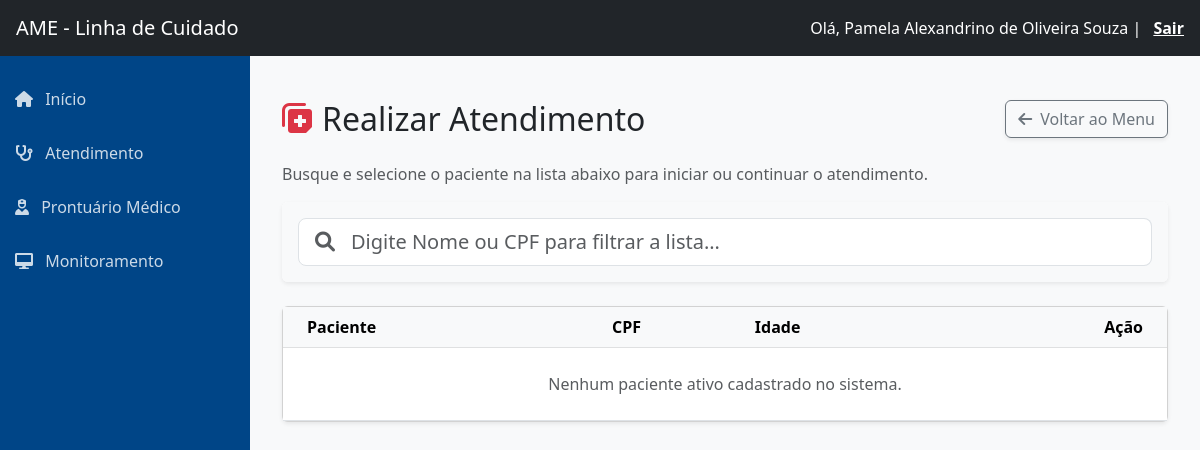
/atendimento/ (signed in), run on an earlier commit of the app's database.
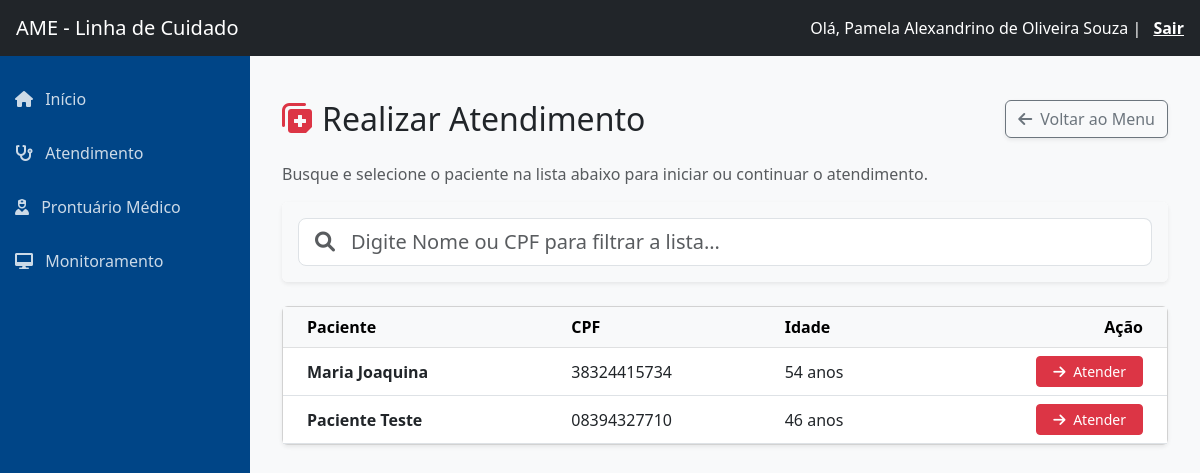
And on a later commit of the database.
### core/models.py (models this page shows, shortened)
class Paciente(models.Model):
    SEXO_CHOICES = [('M', 'Masculino'), ('F', 'Feminino')]
    ETNIA_CHOICES = [
        ('Branca', 'Branca'), ('Parda', 'Parda'),
        ('Negra', 'Negra'), ('Indígena', 'Indígena')
    ]
    nome = models.CharField(max_length=100)
    cpf = models.CharField(max_length=14, unique=True)
    sexo = models.CharField(max_length=1, choices=SEXO_CHOICES)
    etnia = models.CharField(max_length=20, choices=ETNIA_CHOICES)
    data_nascimento = models.DateField()
    data_insercao = models.DateField(default=date.today)
    data_alta = models.DateField(null=True, blank=True)
    municipio = models.CharField(max_length=100, default='Caraguatatuba')
    telefone = models.CharField(max_length=20, blank=True)
    ativo = models.BooleanField(default=True)
    siresp = models.CharField(max_length=20, null=True, blank=True, verbose_name="Número CROSS / SIRESP")
    altura_ultima = models.DecimalField(max_digits=4, decimal_places=2, null=True, blank=True)
    @property
    def idade(self):
        if not self.data_nascimento: return 0
        hoje = date.today()
        return hoje.year - self.data_nascimento.year - (
                (hoje.month, hoje.day) < (self.data_nascimento.month, self.data_nascimento.day))

### core/views.py (the view)
# urls.py: path('atendimento/', views.atendimento_hub, name='atendimento_hub'),
@login_required
def atendimento_hub(request):
    pacientes = Paciente.objects.filter(ativo=True).order_by('nome')
    return render(request, 'atendimento_hub.html', {'pacientes': pacientes})

### core/templates/atendimento_hub.html (shortened to what this page needs)
{% extends 'sidebar.html' %}
{% block content %}
<div class="container mt-4">
    <div class="d-flex justify-content-between align-items-center mb-4">
        <h2 class="mb-0"><i class="fas fa-notes-medical text-danger me-2"></i>Realizar Atendimento</h2>
        <a href="{% url 'atendimento_opcoes' %}" class="btn btn-outline-secondary shadow-sm">
            <i class="fas fa-arrow-left me-2"></i>Voltar ao Menu
        </a>
    </div>
    <p class="text-muted">Busque e selecione o paciente na lista abaixo para iniciar ou continuar o atendimento.</p>
    <div class="card shadow-sm mb-4 border-0">
        <div class="card-body bg-light rounded">
            <div class="input-group input-group-lg">
                <span class="input-group-text bg-white text-muted"><i class="fas fa-search"></i></span>
                <input type="text" id="inputBuscaAtendimento" class="form-control border-start-0 ps-0"
                       placeholder="Digite Nome ou CPF para filtrar a lista..."
                       autocomplete="off" autofocus>
            </div>
        </div>
    </div>
    <div class="card shadow-sm">
        <div class="card-body p-0">
            <div class="table-responsive">
                <table class="table table-hover align-middle mb-0">
                    <thead class="table-light">
                        <tr>
                            <th class="ps-4">Paciente</th>
                            <th>CPF</th>
                            <th>Idade</th>
                            <th class="text-end pe-4">Ação</th>
                        </tr>
                    </thead>
                    <tbody>
                        {% for p in pacientes %}
                        <tr class="paciente-row" data-filter="{{ p.nome|lower }} {{ p.cpf }}">
                            <td class="ps-4 fw-bold">
                                <a href="{% url 'hub_opcoes_atendimento' p.id %}" class="text-decoration-none text-dark hover-link">
                                    {{ p.nome }}
                                </a>
                            </td>
                            <td>{{ p.cpf }}</td>
                            <td>{{ p.idade }} anos</td>
                            <td class="text-end pe-4">
                                <a href="{% url 'hub_opcoes_atendimento' p.id %}" class="btn btn-sm btn-danger px-3" title="Iniciar Atendimento">
                                    <i class="fas fa-arrow-right me-1"></i> Atender
                                </a>
                            </td>
                        </tr>
                        {% empty %}
                        <tr>
                            <td colspan="4" class="text-center py-4 text-muted">Nenhum paciente ativo cadastrado no sistema.</td>
                        </tr>
                        {% endfor %}
                    </tbody>
                </table>
            </div>
        </div>
    </div>
</div>
{% endblock %}

What changed in the data, as far as the page shows it:
added Paciente: nome "Maria Joaquina", cpf "38324415734", idade "54"
added Paciente: nome "Paciente Teste", cpf "08394327710", idade "46"
Also different on the page:
text no longer shown: "Nenhum paciente ativo cadastrado no sistema."
